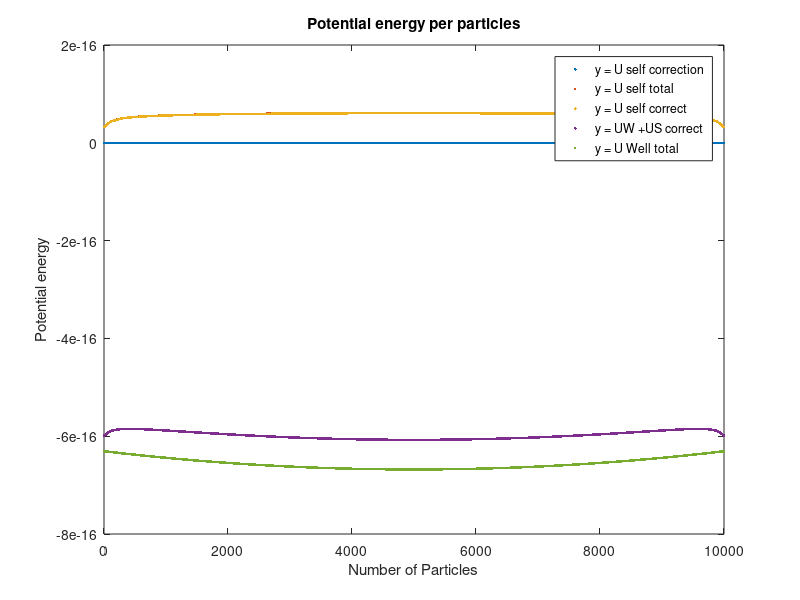

Source code (MATLAB):
clear all
close all
figure ;
phic=csvread('potentialenergycorrection.csv');
phist=csvread('potentialenergyselftot.csv');
phisc=csvread('potentialenergyselfcorrect.csv');

phitc=csvread('potentialenergytotalcorrect.csv');
phitrap=csvread('potentialenergytrap.csv');



plot(phic,'.')
hold on 

plot(phist,'.')
hold on 

plot(phisc,'.')
hold on 
plot(phitc,'.')
hold on 
plot(phitrap,'.')

legend({'y = U self correction ','y = U self total','y = U self correct', 'y = UW +US correct','y = U Well total'})
title ('Potential energy per particles')
xlabel('Number of Particles') 
ylabel('Potential energy') 

hold on 

